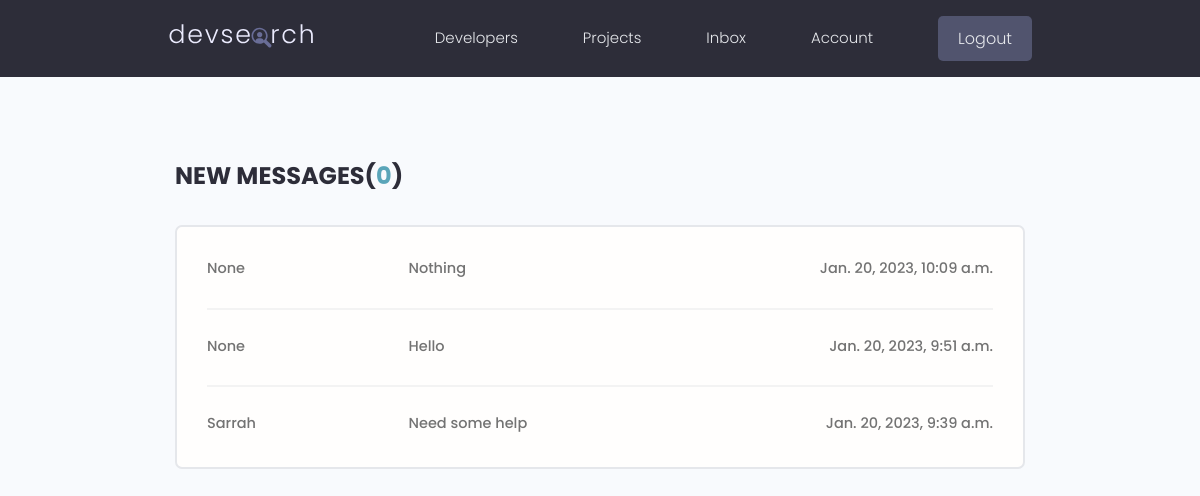
Page /inbox/ (signed in) on the earlier database version.
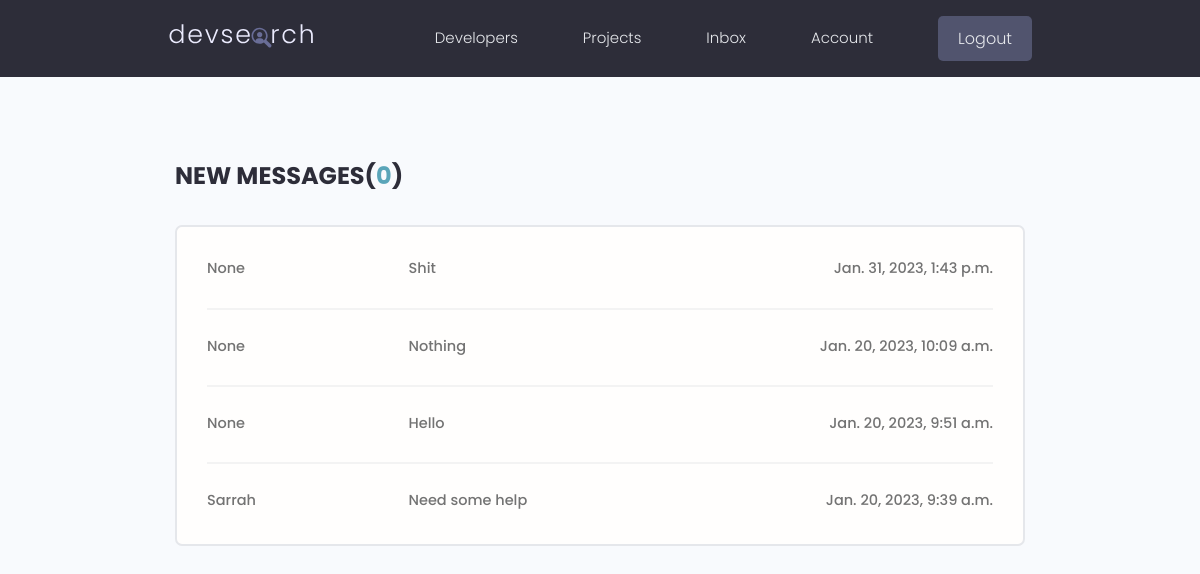
Same page on the later database version.
### users/models.py (models this page shows, shortened)
class Message(models.Model):
    sender = models.ForeignKey(Profile, on_delete=models.SET_NULL, null=True, blank=True)
    recipient = models.ForeignKey(Profile, on_delete=models.SET_NULL, null=True,
                blank=True, related_name='messages')
    name = models.CharField(max_length=200, null=True, blank=True)
    email = models.EmailField(max_length=200, null=True, blank=True)
    subject = models.CharField(max_length=200, null=True, blank=True)
    body = models.TextField()
    is_read = models.BooleanField(default=False)
    created = models.DateTimeField(auto_now_add=True)
    id = models.UUIDField(default=uuid.uuid4, unique=True,
                          primary_key=True, editable=False)
    class Meta:
        ordering = ['is_read', '-created']

### users/views.py (the view)
# urls.py: path('inbox/', views.inbox, name='inbox'),
@login_required(login_url='login')
def inbox(request):
    profile = request.user.profile
    messageRequests = profile.messages.all()
    unreadCount = messageRequests.filter(is_read=False).count()
    context = {
        'messageRequests': messageRequests,
        'unreadCount': unreadCount
    }
    return render(request, 'users/inbox.html', context)

### users/templates/users/inbox.html
{% extends 'main.html' %}
{% block content %}
  <main class="inbox my-xl">
    <div class="content-box">
      <h3 class="inbox__title">New Messages(<span>{{unreadCount}}</span>)</h3>
      <ul class="messages">
        {% for message in messageRequests %}
        <li class="message {% if not message.is_read %} message--unread {% endif %}">
          <a href="{% url 'message' message.id %}">
            <span class="message__author">{{message.name}}</span>
            <span class="message__subject">{{message.subject}}</span>
            <span class="message__date">{{message.created}}</span>
          </a>
        </li>
        {% endfor %}
      </ul>
    </div>
  </main>
{% endblock content %}

Differences in the rows shown:
added Message: name "None", subject "Shit", created "Jan. 31, 2023, 1:43 p.m."
